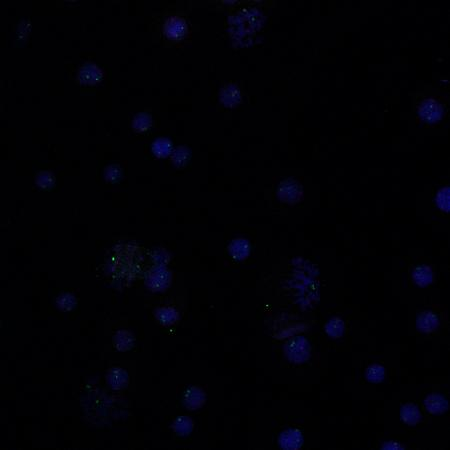
#> input picture FISH segmentation/Photo_Qt/Snap-1645.jpg, 450 x 450 px
$ python -i chromosome_detection.py   (imports and definitions only)
#> lines starting #> are read from the running program, lines starting #| are printed output that depends on the picture
import enum
import os
import csv
import cv2
import imutils
import numpy as np
import scipy
import skimage
from matplotlib import pyplot as plt
from ultralytics import YOLO
from scipy import ndimage
import logging


# [1 line not run here, left out]
logger = logging.getLogger(__name__)


class Cell:
    @enum.unique
    class CellType(enum.Enum):
        EXPLODED = 0
        WHOLE = 1

    # [7 lines left out: function __init__, not called in this run]

    def add_center_of_mass(self, center_of_mass):
        self.center_of_mass.append(center_of_mass)

    def add_red_chromosome(self, red_chromosome):
        self.red_chromosomes.append(red_chromosome)

    def add_green_chromosome(self, green_chromosome):
        self.green_chromosomes.append(green_chromosome)


# [184 lines that did not run here, left out]

>>> import cv2
>>> picture = cv2.imread('../../FISH segmentation/Photo_Qt/Snap-1645.jpg', cv2.IMREAD_GRAYSCALE)
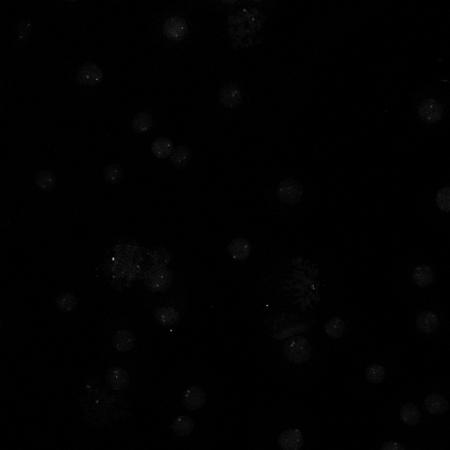
#> picture: shape (450, 450); min 0, max 164, mean 1.5
#> (the run stopped early here; a loop or call above may not have finished)
